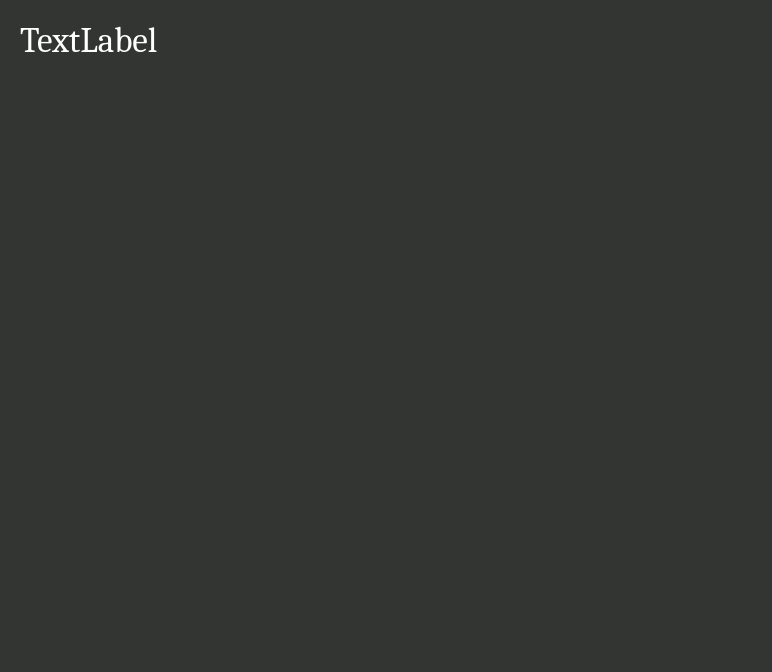
<?xml version="1.0" encoding="UTF-8"?>
<ui version="4.0">
 <class>Form</class>
 <widget class="QWidget" name="Form">
  <property name="geometry">
   <rect>
    <x>0</x>
    <y>0</y>
    <width>772</width>
    <height>672</height>
   </rect>
  </property>
  <property name="windowTitle">
   <string>Form</string>
  </property>
  <property name="styleSheet">
   <string notr="true">background-color: rgb(51, 53, 51);</string>
  </property>
  <layout class="QVBoxLayout" name="verticalLayout_2">
   <item>
    <widget class="QFrame" name="verticalFrame">
     <layout class="QVBoxLayout" name="verticalLayout">
      <property name="spacing">
       <number>7</number>
      </property>
      <item>
       <widget class="QLabel" name="label_1">
        <property name="sizePolicy">
         <sizepolicy hsizetype="Preferred" vsizetype="Fixed">
          <horstretch>0</horstretch>
          <verstretch>0</verstretch>
         </sizepolicy>
        </property>
        <property name="font">
         <font>
          <family>Cambria</family>
          <pointsize>26</pointsize>
          <weight>9</weight>
          <italic>false</italic>
          <bold>false</bold>
         </font>
        </property>
        <property name="styleSheet">
         <string notr="true">font: 75 26pt &quot;Cambria&quot;;
color:white;
</string>
        </property>
        <property name="text">
         <string>TextLabel</string>
        </property>
        <property name="alignment">
         <set>Qt::AlignLeading|Qt::AlignLeft|Qt::AlignTop</set>
        </property>
       </widget>
      </item>
      <item>
       <widget class="QLabel" name="label_2">
        <property name="sizePolicy">
         <sizepolicy hsizetype="Preferred" vsizetype="Preferred">
          <horstretch>0</horstretch>
          <verstretch>0</verstretch>
         </sizepolicy>
        </property>
        <property name="styleSheet">
         <string notr="true">font: 16pt &quot;Cambria&quot;;
color:white;
text-align:top;
</string>
        </property>
        <property name="text">
         <string/>
        </property>
        <property name="alignment">
         <set>Qt::AlignLeading|Qt::AlignLeft|Qt::AlignTop</set>
        </property>
       </widget>
      </item>
     </layout>
    </widget>
   </item>
  </layout>
 </widget>
 <resources/>
 <connections/>
</ui>
